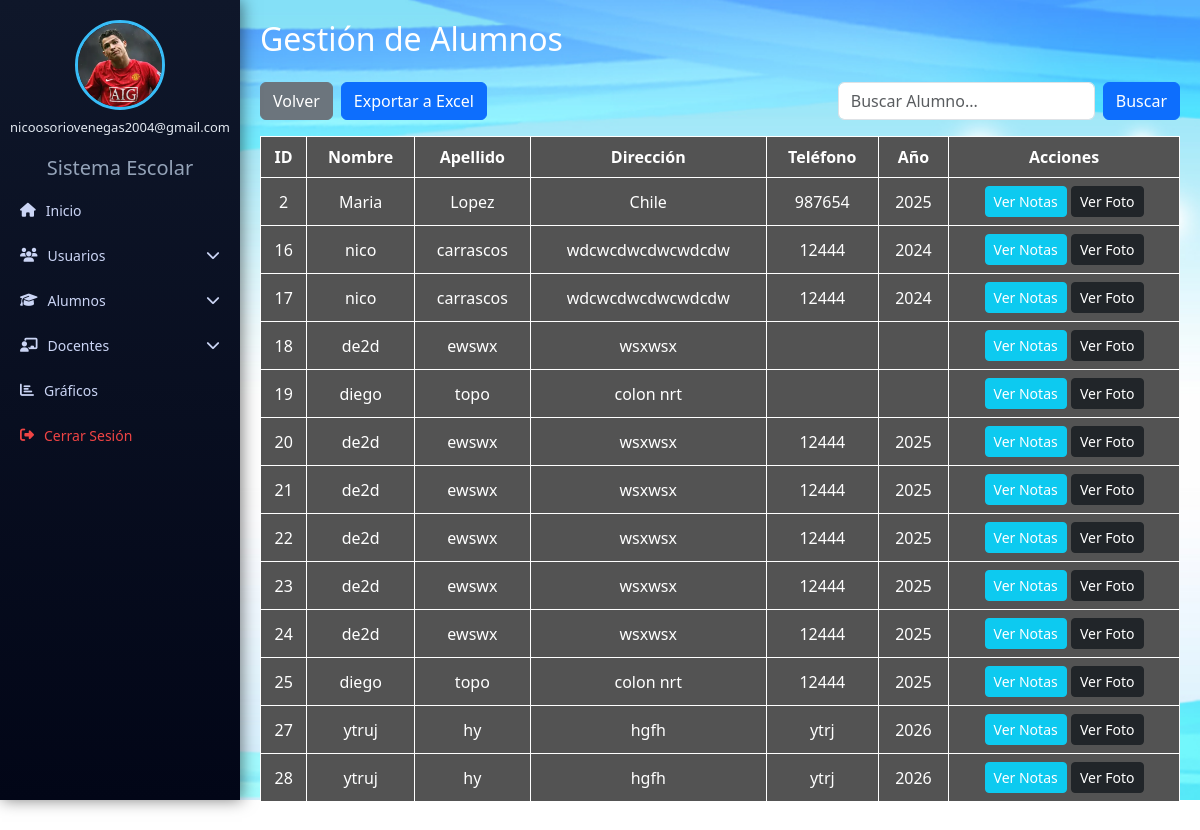
The app's page /alumnos_usuario.php (signed in) with its own data.
### tables this page shows
CREATE TABLE `usuarios` (
  `id` int(11) NOT NULL,
  `nombre` varchar(50) DEFAULT NULL,
  `apellido` varchar(50) DEFAULT NULL,
  `tipo_usuario` varchar(20) DEFAULT NULL,
  `correo` varchar(100) DEFAULT NULL,
  `password` varchar(255) DEFAULT NULL,
  `token` varchar(100) DEFAULT NULL,
  `token_expira` datetime DEFAULT NULL,
  `foto` varchar(255) DEFAULT 'imagenes/user.png',
  `role` enum('administrador','usuario') NOT NULL DEFAULT 'usuario'
);

CREATE TABLE `alumnos` (
  `id` int(11) NOT NULL,
  `nombre_alumno` varchar(50) DEFAULT NULL,
  `apellido_alumno` varchar(50) DEFAULT NULL,
  `asignatura` text DEFAULT NULL,
  `direccion_alumno` varchar(100) DEFAULT NULL,
  `telefono_alumno` varchar(20) DEFAULT NULL,
  `anio_escolar` varchar(20) DEFAULT NULL,
  `foto` varchar(255) NOT NULL,
  `usuario_id` int(11) DEFAULT NULL,
  `asignatura_id` int(11) DEFAULT NULL
);

### alumnos_usuario.php (the view, shortened to what this page needs)
<?php
include("conexion.php");
$buscar = isset($_GET['buscar']) ? $_GET['buscar'] : '';
if($buscar != ''){
    $sql = "SELECT * FROM alumnos
            WHERE id LIKE '%$buscar%'
            OR nombre_alumno LIKE '%$buscar%'
            OR apellido_alumno LIKE '%$buscar%'
            OR asignatura LIKE '%$buscar%'";
} else {
    $sql = "SELECT * FROM alumnos";
}
$resultado = mysqli_query($conexion, $sql);
?>
<!DOCTYPE html>
<html>
<head>
    <link href="https://cdn.jsdelivr.net/npm/bootstrap@5.3.2/dist/css/bootstrap.min.css" rel="stylesheet">
</head>
<body>
<?php include("sidebar.php"); ?>
<div class="container-custom">
<h2 class="mb-4">Gestión de Alumnos</h2>
<div class="d-flex justify-content-between align-items-center mb-3">
    <div class="d-flex gap-2">
        <a href="dashboard_usuario.php" class="btn btn-secondary">Volver</a>
        <a href="exportar_excel.php" class="btn btn-primary">Exportar a Excel</a>
    </div>
    <form method="GET" class="d-flex">
        <input
            type="text"
            name="buscar"
            class="form-control me-2"
            placeholder="Buscar Alumno..."
            value="<?php echo $buscar; ?>"
        >
        <button type="submit" class="btn btn-primary">Buscar</button>
    </form>
</div>
<table class="table table-bordered">
<tr>
    <th>ID</th>
    <th>Nombre</th>
    <th>Apellido</th>
    <th>Dirección</th>
    <th>Teléfono</th>
    <th>Año</th>
    <th>Acciones</th>
</tr>
<?php while($fila = mysqli_fetch_array($resultado)){ ?>
<tr>
    <td><?php echo $fila['id']; ?></td>
    <td><?php echo $fila['nombre_alumno']; ?></td>
    <td><?php echo $fila['apellido_alumno']; ?></td>
    <td><?php echo $fila['direccion_alumno']; ?></td>
    <td><?php echo $fila['telefono_alumno']; ?></td>
    <td><?php echo $fila['anio_escolar']; ?></td>
    <td>
        <a href="ver_notas_usuario.php?id=<?php echo $fila['id']; ?>"
           class="btn btn-info btn-sm">
           Ver Notas
        </a>
        <a href="ver_foto_usuario.php?id=<?php echo $fila['id']; ?>" class="btn btn-dark btn-sm">Ver Foto</a>
    </td>
</tr>
<?php } ?>
</table>
</div>
</body>
</html>

### sidebar.php (shortened to what this page needs)
<?php
include("conexion.php");
$correo = $_SESSION['usuario'] ?? '';
$sql = "SELECT foto, tipo_usuario FROM usuarios WHERE correo = ?";
$stmt = $conexion->prepare($sql);
$stmt->bind_param("s", $correo);
$stmt->execute();
$result = $stmt->get_result();
$user = $result->fetch_assoc();
$tipo = strtolower(trim($_SESSION['role'] ?? ''));
$ruta = (!empty($user['foto']) && file_exists($user['foto']))
        ? $user['foto']
        : 'imagenes/user.png';
?>
<link rel="stylesheet" href="https://cdnjs.cloudflare.com/ajax/libs/font-awesome/6.5.0/css/all.min.css">
<div class="sidebar">
<div class="user-box">
<form method="POST" action="subir_foto.php" enctype="multipart/form-data" id="formFoto">
    <div class="foto-container" onclick="document.getElementById('inputFoto').click();">
        <img src="<?php echo $ruta; ?>">
    </div>
</form>
<h6><?php echo htmlspecialchars($_SESSION['usuario']); ?></h6>
</div>
<h5 style="color:#94a3b8;text-align:center;">Sistema Escolar</h5>
<a href="<?php echo ($tipo === 'administrador') ? 'dashboard.php' : 'dashboard_usuario.php'; ?>">
    <i class="fas fa-home"></i> Inicio
</a>
<?php if($tipo === 'administrador'){ ?>
<a href="#" onclick="toggleMenu('usuariosMenu', this)">
    <i class="fas fa-users"></i> Usuarios
    <i class="fas fa-chevron-down flecha"></i>
</a>
<?php } ?>
<a href="#" onclick="toggleMenu('alumnosMenu', this)">
    <i class="fas fa-graduation-cap"></i> Alumnos
    <i class="fas fa-chevron-down flecha"></i>
</a>
<a href="#" onclick="toggleMenu('docentesMenu', this)">
    <i class="fas fa-chalkboard-teacher"></i> Docentes
    <i class="fas fa-chevron-down flecha"></i>
</a>
<a href="<?php echo ($tipo === 'administrador') ? 'grafico_notas.php' : 'grafico_notas_usuario.php'; ?>">
    <i class="fas fa-chart-bar"></i> Gráficos
</a>
<a href="logout.php" class="logout">
    <i class="fas fa-sign-out-alt"></i> Cerrar Sesión
</a>
</div>

### alumnos_usuario.php (style rules this page uses)
body { margin: 0; height: 100vh; background-image: url("imagenes/fondo6.jpg"); background-size: cover; background-position: center; background-repeat: no-repeat; }
.container-custom { margin-left: 240px; padding: 20px; }
table { width: 100%; background-color: #000 !important; color: #fff !important; }
table th, table td { border: 1px solid #fff !important; text-align: center; vertical-align: middle; background-color: #535353 !important; color: #fff !important; }
table th { background-color: #535353 !important; }
h2 { color: #ffffff; }
.btn-primary, .btn-secondary, .btn-info { color: #fff !important; }

### sidebar.php (style rules this page uses)
.sidebar { position: fixed; top: 0; left: 0; width: 240px; height: 100vh; background: linear-gradient(180deg, #0f172a, #020617); padding-top: 20px; box-shadow: 2px 0px 15px rgba(0,0,0,0.5); }
.user-box { text-align: center; margin-bottom: 20px; }
.foto-container { width: 90px; height: 90px; margin: auto; cursor: pointer; }
.foto-container img { width: 100%; height: 100%; border-radius: 50%; border: 3px solid #38bdf8; object-fit: cover; transition: 0.3s; }
.user-box h6 { color: #e2e8f0; margin-top: 10px; font-size: 13px; }
.sidebar a { display: flex; align-items: center; gap: 10px; color: #cbd5f5; padding: 12px 20px; text-decoration: none; font-size: 14px; transition: 0.3s; }
.flecha { margin-left: auto; transition: 0.3s; }
.logout { color: #ef4444 !important; }

### records on screen
usuarios: foto (picture)
alumnos: id "2", nombre_alumno "Maria", apellido_alumno "Lopez", direccion_alumno "Chile", telefono_alumno "987654", anio_escolar "2025"
alumnos: id "16", nombre_alumno "nico", apellido_alumno "carrascos", direccion_alumno "wdcwcdwcdwcwdcdw", telefono_alumno "12444", anio_escolar "2024"
alumnos: id "17", nombre_alumno "nico", apellido_alumno "carrascos", direccion_alumno "wdcwcdwcdwcwdcdw", telefono_alumno "12444", anio_escolar "2024"
alumnos: id "18", nombre_alumno "de2d", apellido_alumno "ewswx", direccion_alumno "wsxwsx"
alumnos: id "19", nombre_alumno "diego", apellido_alumno "topo", direccion_alumno "colon nrt"
alumnos: id "20", nombre_alumno "de2d", apellido_alumno "ewswx", direccion_alumno "wsxwsx", telefono_alumno "12444", anio_escolar "2025"
alumnos: id "21", nombre_alumno "de2d", apellido_alumno "ewswx", direccion_alumno "wsxwsx", telefono_alumno "12444", anio_escolar "2025"
alumnos: id "22", nombre_alumno "de2d", apellido_alumno "ewswx", direccion_alumno "wsxwsx", telefono_alumno "12444", anio_escolar "2025"
alumnos: id "23", nombre_alumno "de2d", apellido_alumno "ewswx", direccion_alumno "wsxwsx", telefono_alumno "12444", anio_escolar "2025"
alumnos: id "24", nombre_alumno "de2d", apellido_alumno "ewswx", direccion_alumno "wsxwsx", telefono_alumno "12444", anio_escolar "2025"
alumnos: id "25", nombre_alumno "diego", apellido_alumno "topo", direccion_alumno "colon nrt", telefono_alumno "12444", anio_escolar "2025"
alumnos: id "27", nombre_alumno "ytruj", apellido_alumno "hy", direccion_alumno "hgfh", telefono_alumno "ytrj", anio_escolar "2026"
alumnos: id "28", nombre_alumno "ytruj", apellido_alumno "hy", direccion_alumno "hgfh", telefono_alumno "ytrj", anio_escolar "2026"

### other values on screen
$_SESSION['usuario'] "nicoosoriovenegas2004@gmail.com"
